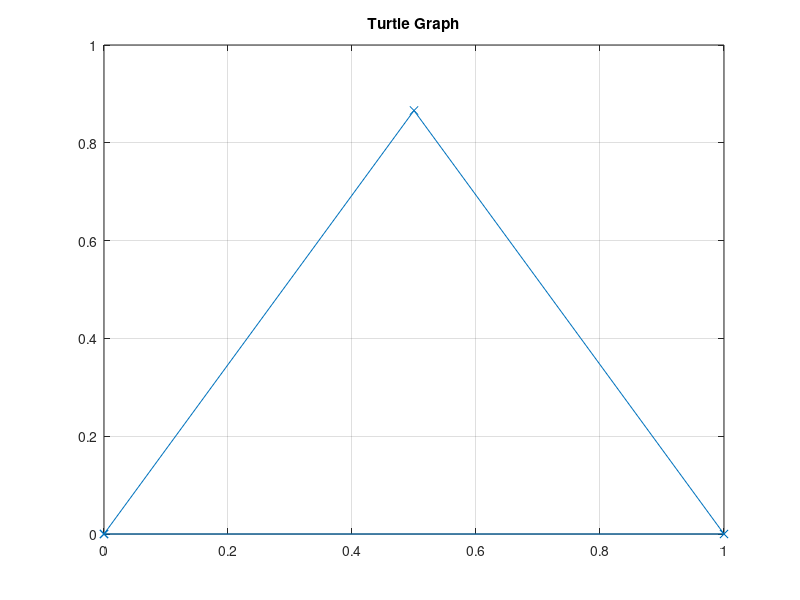

Here is the MATLAB script that generated this plot:
# Week 10 - Day 08

% Clear Command History
history -c

% Clear All Variables
clear all

% Close All Open Windows
close all

% Clear The Command Window
clc

### L Systems

% Define the Initial Word
W = "F++F++F"
fprintf("\n")

% Define the Initial Coordinate
initial_state = [0, 0, 0]

% Define the Length of the Word
n = length(W)

% Define Step Size
step_size = 1;

% Define Turn Angle
turn_angle = 60;  % in degrees

% Initialize Turtle State
x = initial_state(1);
y = initial_state(2);
angle = initial_state(3);

% Display Initial State
fprintf('\nInitial State  : X = %.1f, Y = %.1f, Angle = %.1f°\n', x, y, angle);
fprintf('Processing Word: %s\n\n', W);

% Store the Path for Plotting
path_x = [x];
path_y = [y];

% Define a For - Loop to Read the Word from Left to Right
for i = 1:n

    % Define the Letter of Reading in the Word
    symbol = W(i);

    % Define a Switch Statement
    switch symbol

      % Case 01
      case 'F'

            % Move Forward : Update Position Based on Current Angle
            x_new = x + step_size * cosd(angle);
            y_new = y + step_size * sind(angle);

            % Display Movement
            fprintf('New State      : X = %.1f, Y = %.1f, Angle = %.1f°\n',x_new, y_new, angle);

            % Update position
            x = x_new;
            y = y_new;

            % Store for Plotting
            path_x = [path_x, x];
            path_y = [path_y, y];

      % Case 02
      case '+'

            % Turn Left (Counter - Clockwise)
            angle_old = angle;
            angle = (angle + turn_angle);
            fprintf('New State      : X = %.1f, Y = %.1f, Angle = %.1f°\n',x, y, angle);

       % Case 03
       case '-'

            % Turn Right (Clockwise)
            angle_old = angle;
            angle = (angle - turn_angle);
            fprintf('New State      : X = %.1f, Y = %.1f, Angle = %.1f°\n',x, y, angle);

        otherwise
            fprintf('Unknown symbol: %c\n', symbol);
    end
end

% Defining a If Case
if angle = 360;
  angle = 0
end

% Display final state
fprintf('\nFinal State: X = %.1f, Y = %.1f, angle = %.1f°\n\n', x, y, angle);

% Plot the Turtle Path
figure
plot(path_x, path_y, 'x-')
grid on
title("Turtle Graph")
